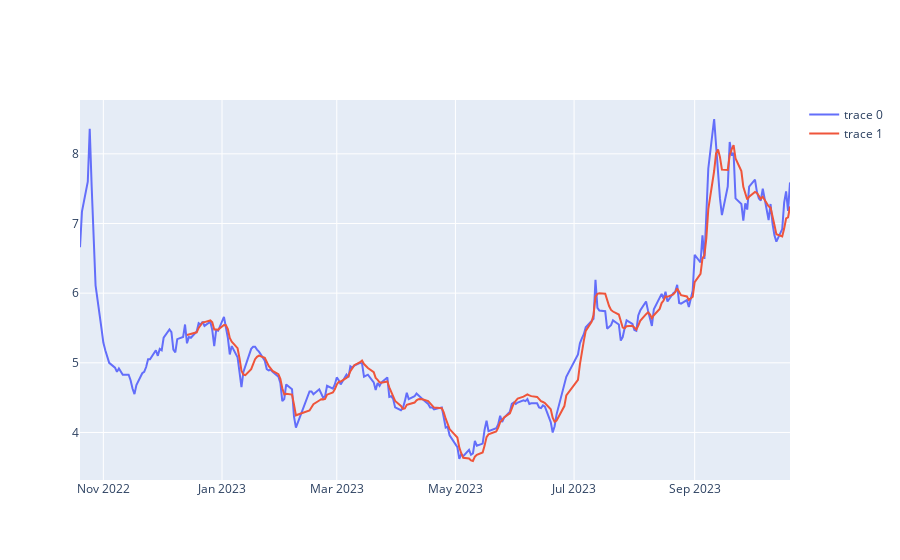

The notebook cell this image was saved under:
### Code cell
fig=go.Figure()
fig.add_trace(
    go.Scatter(x=aapl_minute_closes.index,y=aapl_minute_closes["close"])
)
fig.add_trace(
    go.Scatter(x=tema.index,y=tema["ema_14"])
)

### Figure 1 — Plotly figure (JSON) as saved in the notebook; plotly's stock layout.template omitted (floating-point values rounded to 4 significant figures; data arrays with more than 128 entries replaced by an {"elided": "..."} marker saying what was removed)
{"data": [{"type": "scatter", "x": {"elided": "251 str values"}, "y": {"elided": "251 float values"}}, {"type": "scatter", "x": {"elided": "251 str values"}, "y": {"elided": "251 float values"}}], "layout": {}}
